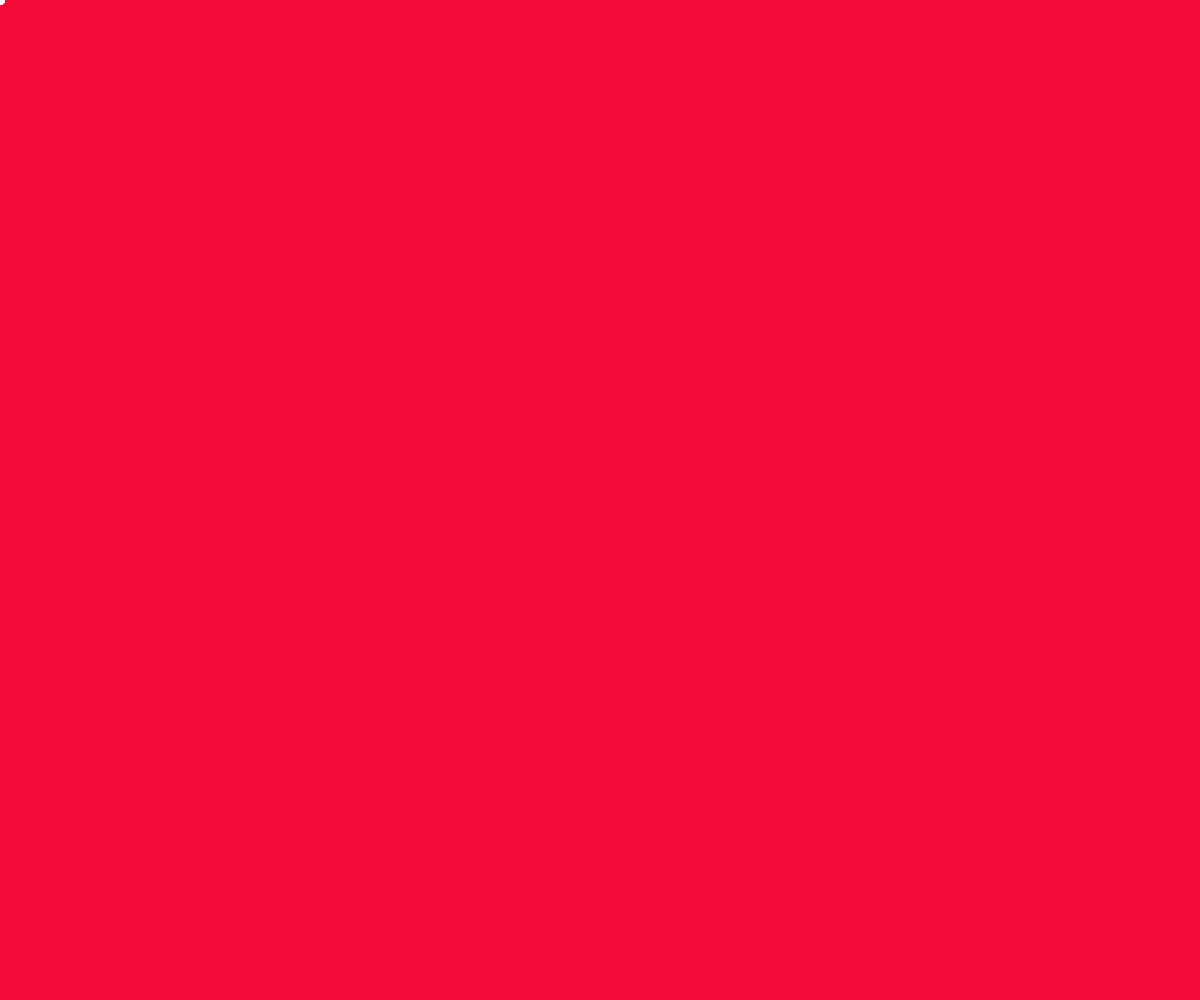
Frame 1 (no input)
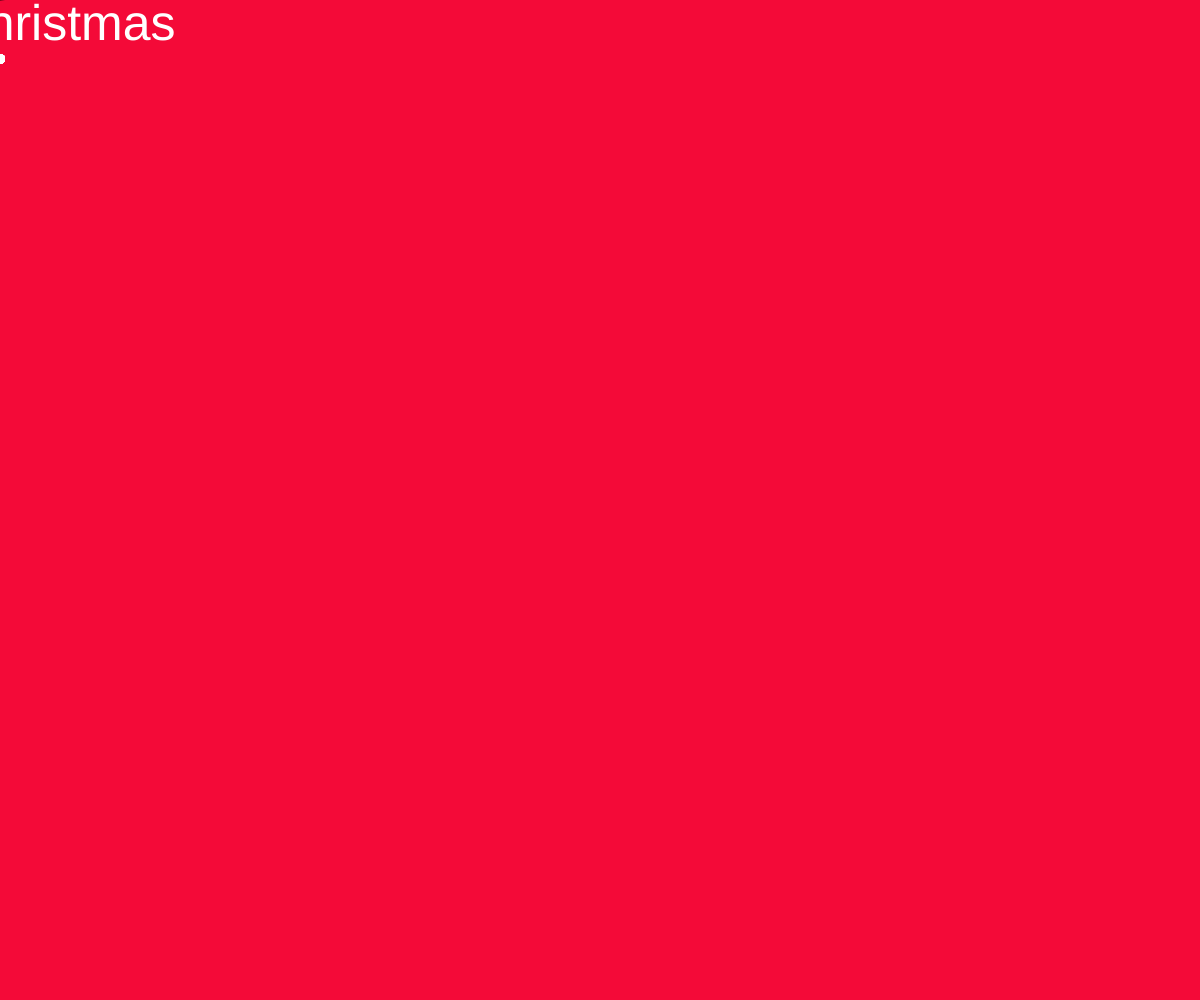
Frame 60 (no input)
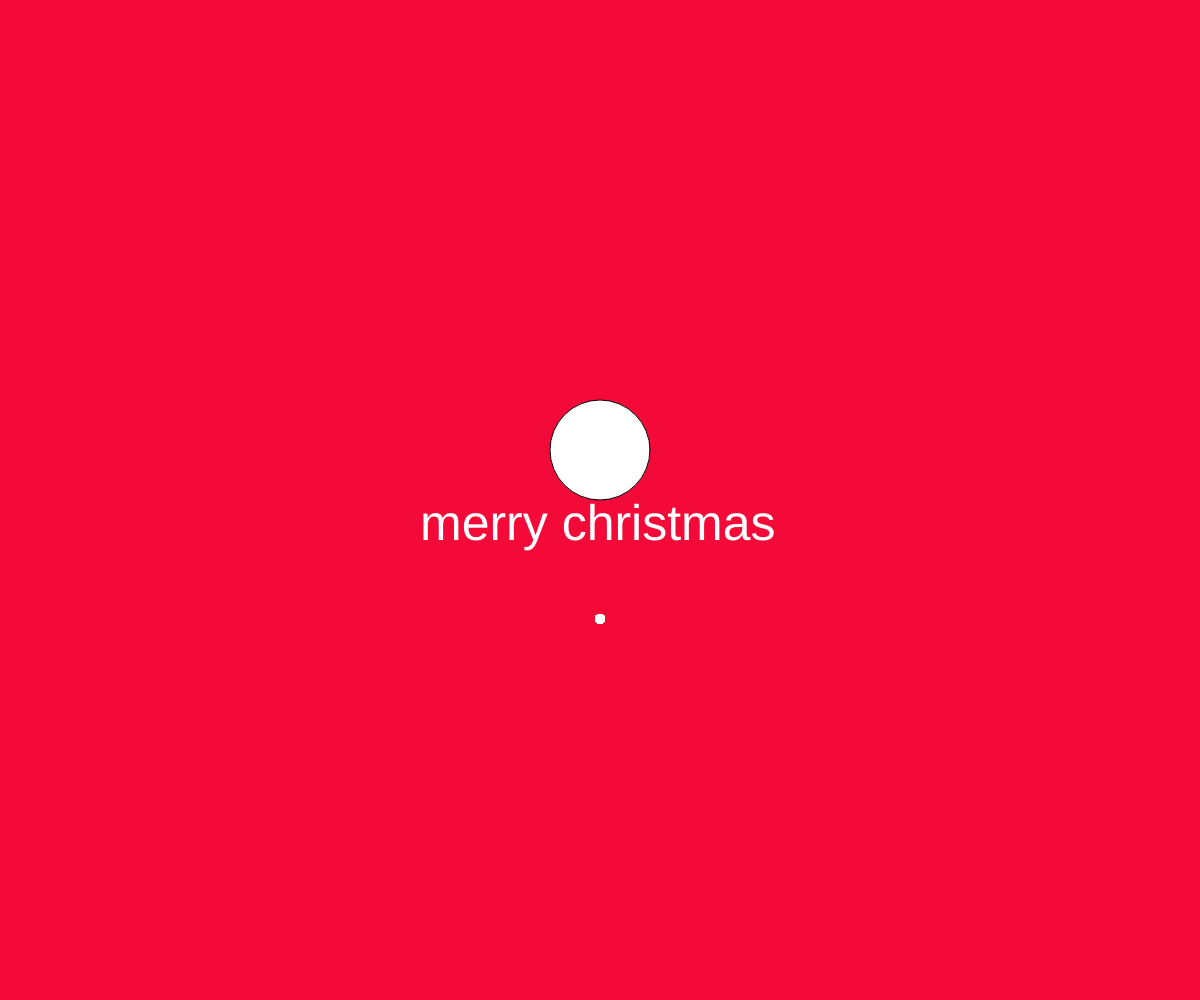
Frame 120 (the mouse pressed at the canvas centre since frame 60)

The p5.js sketch that drew these frames (run headless with seeded random() and noise() and a simulated clock; from frame 60 on, the mouse is pressed at the canvas centre):

// p5.js sketch
// ── sketch.js
let flocons = [];
let SNspeed = 1; 





function setup() {
  createCanvas(windowWidth,windowHeight);
  for( let cmpt = 0; cmpt<100 ; cmpt++){
    flocons.push(new flake());

  }


 }

function draw() {
  background(244,10,56);

  translate(mouseX,mouseY)
  fill(255);
  circle(0,-50,100,100);



  fill(255);
  text("merry christmas",-180,40);
  textSize(50);



push();
  for( let cmpt = 0; cmpt < 100 ; cmpt ++){
    flocons[cmpt].display();}

  
pop();
  
  }
class flake {

  constructor(){
    this.posX = mouseX;
    this.posY = 0;
  }


  display(){
    noStroke();
    fill(256);
    ellipse( this.posX,this.posY,10,10);
    this.posY = this.posY + SNspeed;


    if(this.posY==200){
      this.posY=0;
    }


  }  }
